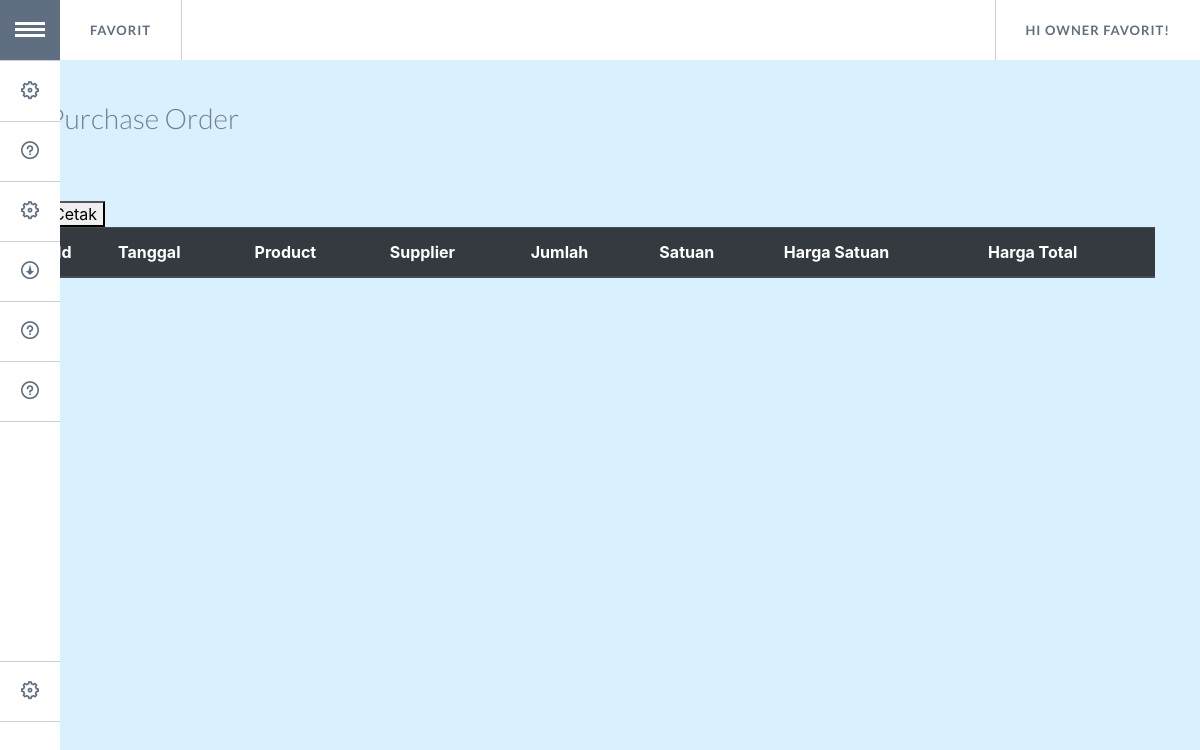
Page /order.php (signed in) on the earlier database version.
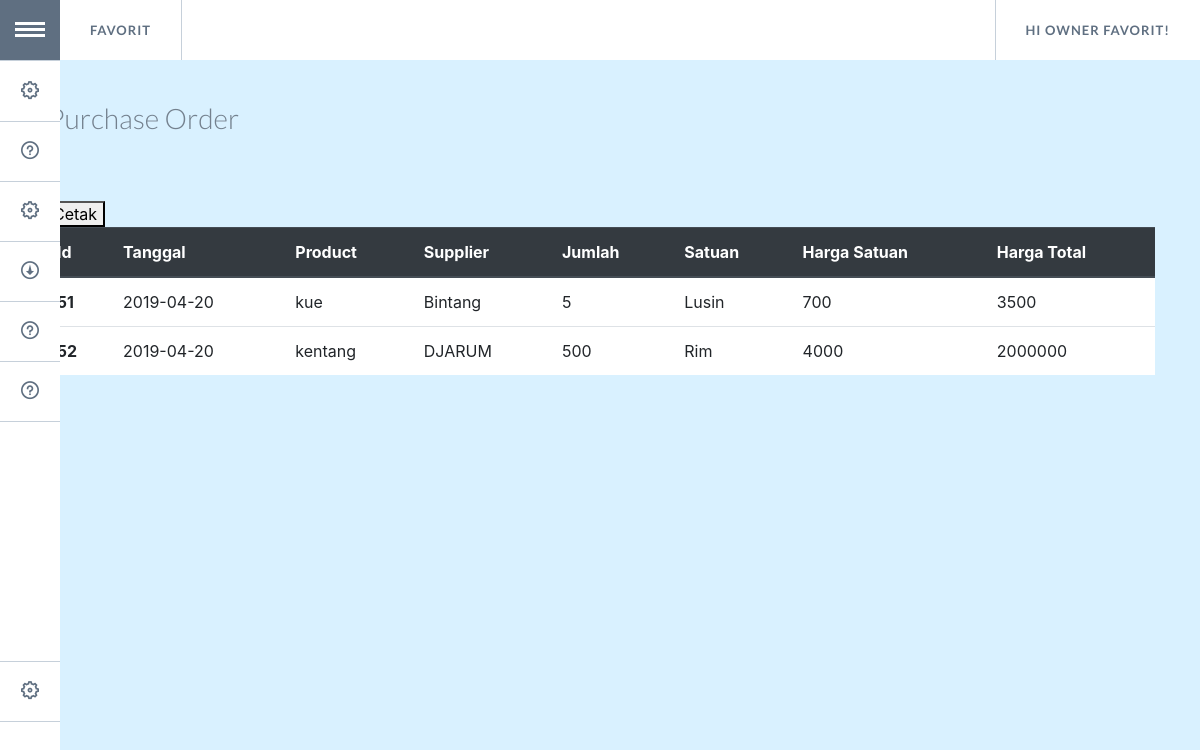
Same page on the later database version.
### tables this page shows
CREATE TABLE `purchase_order` (
  `id_demand` int(5) NOT NULL,
  `tgl` date NOT NULL,
  `id_item` int(5) NOT NULL,
  `qty_demand` int(10) NOT NULL,
  `sum_demand` int(20) NOT NULL,
  `status` int(1) NOT NULL
);

CREATE TABLE `product` (
  `id_item` int(5) NOT NULL,
  `id_supplier` int(5) NOT NULL,
  `nama_item` varchar(50) NOT NULL,
  `jumlah_item` int(250) NOT NULL,
  `satuan` varchar(7) NOT NULL,
  `harga_satuan` int(20) NOT NULL
);

CREATE TABLE `suppliers` (
  `id_supplier` int(5) NOT NULL,
  `nama_supplier` varchar(40) NOT NULL,
  `email` varchar(60) DEFAULT NULL,
  `alamat` varchar(100) DEFAULT NULL,
  `no_hp` int(14) DEFAULT NULL,
  `sisa_tagihan` int(20) DEFAULT NULL
);

### order.php (the view, shortened to what this page needs)
<!DOCTYPE html>
<html lang="en" class="no-js">
	<head>
        <link rel="stylesheet" href="https://stackpath.bootstrapcdn.com/bootstrap/4.3.1/css/bootstrap.min.css">
		<link rel="stylesheet" type="text/css" href="assets/GoogleNexusWebsiteMenu/css/normalize.css" />
		<link rel="stylesheet" type="text/css" href="assets/GoogleNexusWebsiteMenu/css/style.css" />
		<link rel="stylesheet" type="text/css" href="assets/GoogleNexusWebsiteMenu/css/component.css" />
	</head>
	<body>
	<?php
	include 'koneksi_model.php';
	if (!isset($_SESSION["sukses"]) and !isset($_SESSION["username"]) and !isset($_SESSION["password"])) {
		die("silahkan login <a href='login_page.php'>disini</a>");
	}else
		{
			$sql= "SELECT nama FROM user WHERE username='".$_SESSION["username"]."'";
			$query= mysqli_query($conn,$sql);
			$result= mysqli_fetch_array($query);
			$hello = $result[0];
		}
?>
		<div class="container">
			<ul id="gn-menu" class="gn-menu-main">
				<li class="gn-trigger">
					<a class="gn-icon gn-icon-menu"><span>Menu</span></a>
					<nav class="gn-menu-wrapper">
						<div class="gn-scroller">
							<ul class="gn-menu">
								<li><a class="gn-icon gn-icon-cog" href='request.php'>Purchase Request</a></li>
								<li><a class="gn-icon gn-icon-help"href='acc.php'>Approval</a></li>
								<li><a class="gn-icon gn-icon-cog" href='order.php'>Purchase Order</a></li>
								<li><a class="gn-icon gn-icon-download" href='hutang.php'>Account Payable</a></li>
								<li><a class="gn-icon gn-icon-help" href='supplier.php'>Supplier</a></li>
								<li><a class="gn-icon gn-icon-help" href='produk.php'>Product</a></li>
								<li><br><br><br><br></li>
								<li><a class="gn-icon gn-icon-cog" href='logout.php'>Logout</a></li>
							</ul>
						</div>
					</nav>
				</li>
				<li><a href='mainMenu.php'>Favorit</a></li>
				<li><a><span>Hi <?php echo $hello ?>!</span></a></li>
			</ul>
			<header>
				<h1> <span>Purchase Order</span></h1>
			</header>
			<div>
			<br><br>
			<form>
         				<button class="tambahBut" type="submit" formaction="">Cetak</button>
      				</form>
			<table class="table">
				<thead class="thead-dark">
					<tr>
						<th scope="col">Id</th>
						<th scope="col">Tanggal</th>
						<th scope="col">Product</th>
						<th scope="col">Supplier</th>
						<th scope="col">Jumlah</th>
						<th scope="col">Satuan</th>
						<th scope="col">Harga Satuan</th>
						<th scope="col">Harga Total</th>
					</tr>
				</thead>
			<?php
				$sql3= "SELECT purchase_order.id_demand,purchase_order.tgl,product.nama_item,suppliers.nama_supplier,purchase_order.qty_demand,product.satuan,product.harga_satuan,purchase_order.sum_demand FROM purchase_order LEFT JOIN product ON purchase_order.id_item =product.id_item LEFT JOIN suppliers ON product.id_supplier=suppliers.id_supplier WHERE purchase_order.status=1";
				$query3= mysqli_query($conn,$sql3);
				while ($hsl3= mysqli_fetch_assoc($query3)){
			?>
				<tr>
					<th style="background: white" scope ="row"><?php echo $hsl3['id_demand'];?></th>
					<td style="background: white"><?php echo $hsl3['tgl'];?></td>
					<td style="background: white"><?php echo $hsl3['nama_item'];?></td>
					<td style="background: white"><?php echo $hsl3['nama_supplier'];?></td>
					<td style="background: white"><?php echo $hsl3['qty_demand'];?></td>
					<td style="background: white"><?php echo $hsl3['satuan'];?></td>
					<td style="background: white"><?php echo $hsl3['harga_satuan'];?></td>
					<td style="background: white"><?php echo $hsl3['sum_demand'];?></td>
				</tr>
			<?php
				}
			?>
			</table>
			</div>
		</div>
</body>
</html>

Differences in the rows shown:
added purchase_order: id_demand "51", tgl "2019-04-20", id_item.nama_item "kue", suppliers.nama_supplier "Bintang", qty_demand "5", id_item.satuan "Lusin", id_item.harga_satuan "700", sum_demand "3500"
added purchase_order: id_demand "52", tgl "2019-04-20", id_item.nama_item "kentang", suppliers.nama_supplier "DJARUM", qty_demand "500", id_item.satuan "Rim", id_item.harga_satuan "4000", sum_demand "2000000"
